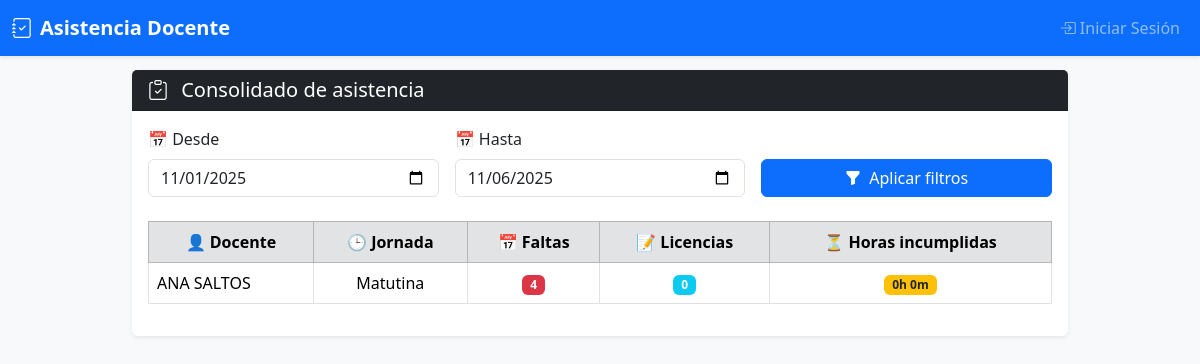
The app's page /reportes/consolidado with its own data.
### models/docente.py (models this page shows, shortened)
class Docente(db.Model):
    __tablename__ = 'docentes'
    id = db.Column(db.Integer, primary_key=True)
    nombre = db.Column(db.String(100), nullable=False, index=True)
    cedula = db.Column(db.String(10), unique=True, nullable=False, index=True)   # Nueva columna
    telefono = db.Column(db.String(15), nullable=False)                          # Nueva columna
    correo = db.Column(db.String(120), unique=True, nullable=False, index=True)  # Nueva columna
    jornada = db.Column(db.String(20), nullable=False, index=True)  # matutina o vespertina
    qr_code_path = db.Column(db.String(200))
    activo = db.Column(db.Boolean, default=True, index=True)
    tipo = db.Column(db.String(20), nullable=False, index=True)  # DOCENTE, ADMINISTRATIVO, CONSERJE, DECE
    fecha_creacion = db.Column(db.DateTime, default=db.func.current_timestamp())
    fecha_actualizacion = db.Column(
        db.DateTime,
        default=db.func.current_timestamp(),
        onupdate=db.func.current_timestamp()
    )
    asistencias = db.relationship('Asistencia', backref='docente', lazy=True, cascade='all, delete-orphan')
    licencias = db.relationship('Licencia', back_populates='docente', cascade='all, delete-orphan')
    __table_args__ = (
        db.Index('idx_docente_activo_tipo', 'activo', 'tipo'),
        db.Index('idx_docente_jornada_activo', 'jornada', 'activo'),
        db.Index('idx_docente_nombre', 'nombre'),
    )

### blueprints/reportes/routes.py (the view, shortened to what this page needs)
@reportes_bp.route('/consolidado')
def reporte_consolidado():
    desde_str = request.args.get('desde')
    hasta_str = request.args.get('hasta')
    desde = datetime.strptime(desde_str, '%Y-%m-%d').date() if desde_str else date.today().replace(day=1)
    hasta = datetime.strptime(hasta_str, '%Y-%m-%d').date() if hasta_str else date.today()
    docentes = Docente.query.order_by(Docente.nombre).all()
    consolidado = []
    for d in docentes:
        asistencias = Asistencia.query.filter(
            Asistencia.docente_id == d.id,
            Asistencia.fecha.between(desde, hasta)
        ).all()
        fechas_con_asistencia = {a.fecha for a in asistencias}
        licencias = Licencia.query.filter(
            Licencia.docente_id == d.id,
            Licencia.estado == 'aprobada',
            Licencia.fecha_inicio <= hasta,
            Licencia.fecha_fin >= desde
        ).all()
        fechas_con_licencia = set()
        for l in licencias:
            dia = max(l.fecha_inicio, desde)
            fin = min(l.fecha_fin, hasta)
            while dia <= fin:
                fechas_con_licencia.add(dia)
                dia += timedelta(days=1)
        faltas = 0
        dia = desde
        while dia <= hasta:
            if dia.weekday() < 5:  # lunes-viernes
                if dia not in fechas_con_asistencia and dia not in fechas_con_licencia:
                    faltas += 1
            dia += timedelta(days=1)
        horas_incumplidas = timedelta()
        consolidado.append({
            "docente": d.nombre,
            "jornada": d.jornada,
            "faltas": faltas,
            "licencias": len(licencias),
            "horas_incumplidas": f"{horas_incumplidas.seconds//3600}h {(horas_incumplidas.seconds//60)%60}m"
        })
    return render_template("reportes/consolidado.html",
                           consolidado=consolidado,
                           desde=desde,
                           hasta=hasta)

### templates/reportes/consolidado.html (shortened to what this page needs)
{% extends 'base.html' %}
{% block content %}
<div class="card shadow-sm border-0">
  <div class="card-header bg-dark text-white">
    <h5 class="mb-0"><i class="bi bi-clipboard-check me-2"></i> Consolidado de asistencia</h5>
  </div>
  <div class="card-body">
    <form method="get" class="row g-3 mb-4">
      <div class="col-md-4">
        <label class="form-label">📅 Desde</label>
        <input type="date" class="form-control" name="desde" value="{{ desde }}">
      </div>
      <div class="col-md-4">
        <label class="form-label">📅 Hasta</label>
        <input type="date" class="form-control" name="hasta" value="{{ hasta }}">
      </div>
      <div class="col-md-4 d-flex align-items-end">
        <button type="submit" class="btn btn-primary w-100">
          <i class="bi bi-funnel-fill me-1"></i> Aplicar filtros
        </button>
      </div>
    </form>
    <div class="table-responsive">
      <table class="table table-bordered text-center align-middle">
        <thead class="table-secondary">
          <tr>
            <th>👤 Docente</th>
            <th>🕒 Jornada</th>
            <th>📅 Faltas</th>
            <th>📝 Licencias</th>
            <th>⏳ Horas incumplidas</th>
          </tr>
        </thead>
        <tbody>
          {% for r in consolidado %}
          <tr>
            <td class="text-start">{{ r.docente }}</td>
            <td>{{ r.jornada|capitalize }}</td>
            <td><span class="badge bg-danger">{{ r.faltas }}</span></td>
            <td><span class="badge bg-info">{{ r.licencias }}</span></td>
            <td><span class="badge bg-warning text-dark">{{ r.horas_incumplidas }}</span></td>
          </tr>
          {% endfor %}
        </tbody>
      </table>
    </div>
  </div>
</div>
{% endblock %}

### templates/base.html (style rules this page uses)
body { padding-top: 70px; background-color: #f8f9fa; }

### records on screen
Docente: docente "ANA SALTOS", jornada "Matutina", faltas "4", licencias "0", horas_incumplidas "0h 0m"
